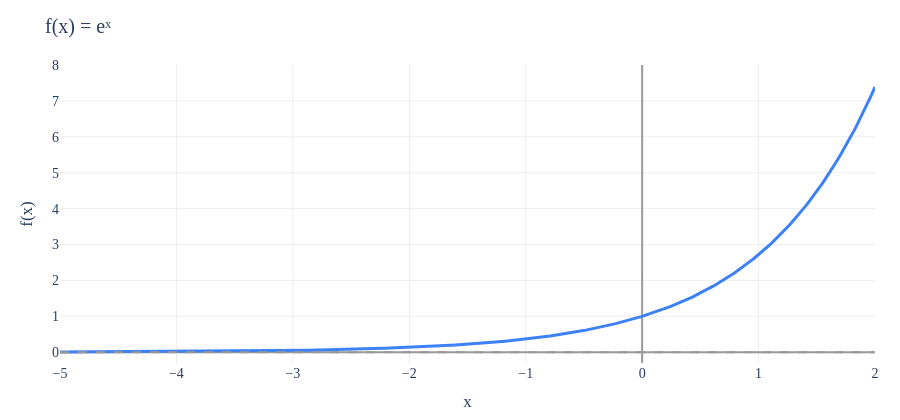

The code cell stored with this chart in its notebook:
### Markdown cell above
---

## Local Minimums are Global Minimums

What does this have to do with gradient descent?

**Fact**: For a convex function, every local minimum is a global minimum.

Suppose $f$ is convex, and suppose $\vec x^*$ is a local minimum. We'll prove by contradiction that $\vec x^*$ is a global minimum.

Take any other input $\vec z$. Suppose it has a smaller function value,

$$f(\vec z)<f(\vec x^*)$$

Consider the line segment from $(\vec x^*,f(\vec x^*))$ to $(\vec z,f(\vec z))$. Since $f$ is convex, the graph lies on or below this segment. For any $0<t<1$,

$$\begin{aligned}
f((1-t)\vec x^*+t\vec z)&\leq(1-t)f(\vec x^*)+tf(\vec z)\\
&<(1-t)f(\vec x^*)+tf(\vec x^*)\\
&=f(\vec x^*)
\end{aligned}$$

The strict inequality follows from our assumption that $f(\vec z)<f(\vec x^*)$ and the fact that $t>0$.

Why is this a contradiction? By choosing $t>0$ as small as we want, the input $(1-t)\vec x^*+t\vec z$ can be made arbitrarily close to $\vec x^*$. But the inequality says its function value is smaller than $f(\vec x^*)$. This contradicts the assumption that $\vec x^*$ is a local minimum.

So no input $\vec z$ can have a smaller function value, and $\vec x^*$ is a global minimum.

This doesn't mean that a convex function must have a global minimum. For instance, $f(x)=e^x$ is convex, but $e^x$ approaches $0$ as $x\to-\infty$ without ever reaching $0$.

### Code cell
make_exp_no_minimum_figure()

### Figure 1 — Plotly figure (JSON) as saved in the notebook; plotly's stock layout.template omitted (floating-point values rounded to 4 significant figures; data arrays with more than 128 entries replaced by an {"elided": "..."} marker saying what was removed)
{"data": [{"line": {"color": "#3d81f6", "width": 3}, "mode": "lines", "type": "scatter", "x": {"elided": "400 float values"}, "y": {"elided": "400 float values"}}], "layout": {"autosize": true, "font": {"family": "Palatino Linotype, Palatino, serif", "size": 14}, "height": 420, "margin": {"b": 55, "l": 60, "r": 25, "t": 65}, "paper_bgcolor": "white", "plot_bgcolor": "white", "shapes": [{"line": {"color": "#999999", "dash": "dash"}, "type": "line", "x0": 0, "x1": 1, "xref": "x domain", "y0": 0, "y1": 0, "yref": "y"}], "showlegend": false, "title": {"text": "f(x) = eˣ"}, "xaxis": {"gridcolor": "#eeeeee", "range": [-5, 2], "title": {"text": "x"}, "zerolinecolor": "#999999"}, "yaxis": {"gridcolor": "#eeeeee", "range": [-0.3, 8], "title": {"text": "f(x)"}, "zerolinecolor": "#999999"}}}
